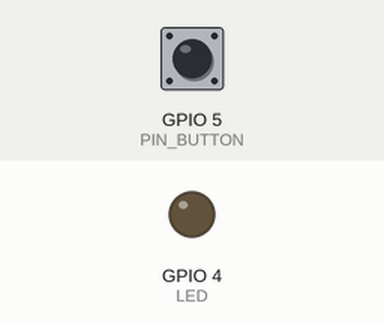
This sketch was run on a simulated ESP8266 (NodeMCU). Parts: output pins drawn as LEDs (lit = HIGH). Inputs (shaded band) come from the test bench; at power-on: GPIO 5 (PIN_BUTTON) LOW. WiFi joins after 1.5 s; servers stay silent unless stated; no MQTT or app messages arrive unless stated; what the sketch prints to the serial monitor is not drawn.

Above: at 2.7 s.
2.8 s: GPIO 5 (PIN_BUTTON) pulled HIGH for 0.15 s
At 3.7 s:
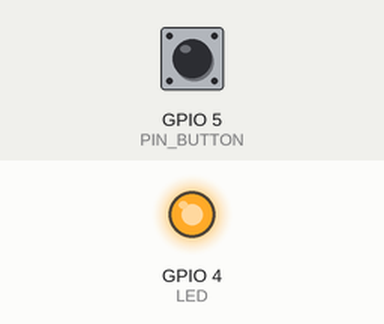
4.4 s: GPIO 5 (PIN_BUTTON) pulled HIGH for 1 s
At 6.0 s:
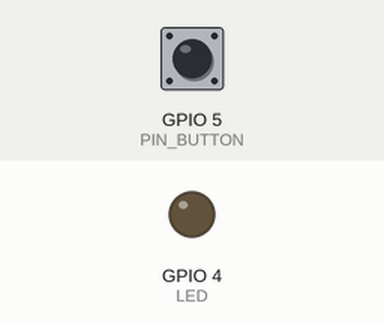
6.9 s: GPIO 5 (PIN_BUTTON) pulled HIGH for 3.2 s
At 10.7 s:
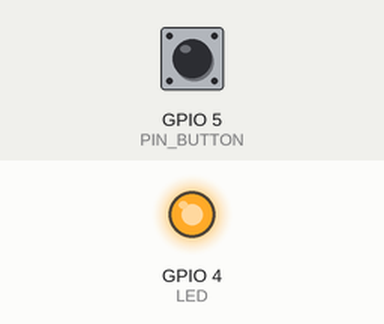
Timing chart, 0 to 12.2 s (numbered marks = the images above; inputs shaded):
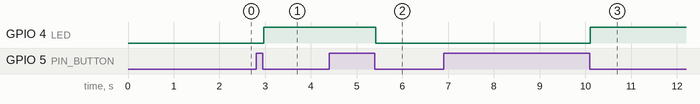

The sketch:

mqtt_lights_esp8266.ino
```cpp
#include <Arduino.h>
#include <ESP8266WiFi.h>
#include <PubSubClient.h>

//Configuración de la red Wifi y la IP de la Raspberry
const char *server = "10.3.141.1";

int port = 1883;
const char *ssid="InterHome";
const char *passwd = "interhome";

char serial_command = -1;
unsigned long previousMillis = 0;
unsigned long interval = 30000;
unsigned long intervalState = 2000;

WiFiClient wlanclient;
PubSubClient mqttClient(wlanclient);

String macAddress = WiFi.macAddress();
String clientId = "ESP-Client/" + macAddress;
String topic = "device/light/" + macAddress;
String label = "Cocina";

int LED = 4; // D2 (Estamos usando el BUILTIN, pero si es necesario cambiar)
int PIN_BUTTON = 5; //D1
int ledState = 0;
int buttonOld = 0;
int buttonNew = 0;

//Esta funcion publica el estado de la luz de este ESP
String estadoLuz(){
  int estadoLED = digitalRead(LED);
  //Si el pin está en HIGH
  if (estadoLED == LOW){
      String data = "{\"state\":\"ON\", \"MAC\":\"" + macAddress + "\"}";
      return data;
  }else if(estadoLED == HIGH){
      //Si el pin está en LOW
      String data = "{\"state\":\"OFF\", \"MAC\":\"" + macAddress + "\"}";
      return data;
  }else{
      return "{\"error\":\"Estado desconocido\"}";
  }
}

void buttonLight(){
  buttonNew = digitalRead(PIN_BUTTON);
  delay(10);
  if (buttonNew != buttonOld){
    buttonOld = buttonNew;
    if(buttonNew == LOW){
      ledState = !ledState;
      digitalWrite(LED, ledState);
    }
  }
}

//Función que lee un tópico dce luces y prende o apaga dependiendo del mensaje
void mqttCallback(char *topic, byte *payload, unsigned int length) {
  String estado = "";
  for (int i = 0; i < length; i++) {
    estado += (char)payload[i];
  }
  if (estado == "OFF"){
    digitalWrite(LED, LOW);
  } else {
    digitalWrite(LED, HIGH);
  }
}


void setup() {
  Serial.begin (115200);
  pinMode(PIN_BUTTON, INPUT); // Configura el pin del pulsador como entrada
  pinMode(LED, OUTPUT); // Configura el pin del LED como salida
  digitalWrite(LED,ledState);

  WiFi.begin(ssid,passwd);
  Serial.print ("Connecting to AP");
  while(WiFi.status()!=WL_CONNECTED) {
    Serial.print(".");
    delay(100);
  }
  Serial.println();
  Serial.println ("Connected to WiFi AP, Got an IP address :");
  Serial.println (WiFi.localIP());
  String lastWillTopic = "device/disconnected";
  String lastWillMessage = "{\"MAC\":\"" + macAddress + "\"}";
  mqttClient.setServer (server, port);

  //Realizar conexión al MQTT Broker
  if (mqttClient.connect(clientId.c_str(), NULL, NULL, lastWillTopic.c_str(), 1, true, lastWillMessage.c_str())) {
    Serial.println ("Connected to MQTT Broker");
    // Publica el tipo de dispositivo al broker MQTT
    String payload = "{\"type\":\"light\", \"MAC\":\"" + macAddress + "\"}"; // Asegúrate de cambiar "light" al tipo de dispositivo correcto
    mqttClient.publish("device/connected", payload.c_str());
  } else {
    Serial.println("MQTT Broker connection failed");
    Serial.println (mqttClient.state());
    delay(200);
  }
  mqttClient.subscribe(topic.c_str());
  mqttClient.setCallback(mqttCallback);
}


void loop() {
  buttonLight();
  String data = estadoLuz();
  // Convierto la cadena de caracteres a un array de caracteres.
  char dataChar[data.length() + 1];
  data.toCharArray(dataChar, sizeof(dataChar));

  unsigned long currentMillis = millis();
  if(currentMillis - previousMillis >= intervalState){
    previousMillis = currentMillis;
    mqttClient.publish("device/light/state", dataChar);
  }
  printWifiStatus();
  //verificar si no hay conexión con el broker, si es así reconectarse:
   if(!mqttClient.connected()) {
      reconnect();
  }
  mqttClient.loop();
}


void reconnect() {

  while (!mqttClient.connected()) {
    Serial.println("Trying to connect to the MQTT broker...");

    if(mqttClient.connect(clientId.c_str(), NULL, NULL)) {
      Serial.println ("Connected to MQTT Broker");
      // Publica el tipo de dispositivo al broker MQTT
      String payload = "{\"type\":\"light\", \"MAC\":\"" + macAddress + "\"}"; // Asegúrate de cambiar "light" al tipo de dispositivo correcto
      mqttClient.publish("device/connected", payload.c_str());
      mqttClient.subscribe(topic.c_str());
    } else {
      Serial.print("Fallo, rc=");
      Serial.println (mqttClient.state());
      Serial.println("Trying to connect each 5 seconds");
      delay(5000);
    }
    printWifiStatus();
  }
}

void printWifiStatus(){
    //print the Wi-Fi status every 30 seconds
    unsigned long currentMillis = millis();
    if (currentMillis - previousMillis >=interval){
      switch (WiFi.status()){
        case WL_NO_SSID_AVAIL:
          Serial.println("Wifi Configured SSID cannot be reached");
          break;
        case WL_CONNECTED:
          Serial.println("Connection Wifi successfully established");
          break;
        case WL_CONNECT_FAILED:
          Serial.println("Wifi Connection failed");
          break;
      }
      Serial.printf("Connection status: %d\n", WiFi.status());
      Serial.print("RRSI: ");
      Serial.println(WiFi.RSSI());
      previousMillis = currentMillis;
  }
}
```

Measured:
- after the input at 2.8 s, GPIO 4 (LED): LOW → HIGH after 0.17 s
- after the input at 4.4 s, GPIO 4 (LED): HIGH → LOW after 1.0 s
- after the input at 6.9 s, GPIO 4 (LED): LOW → HIGH after 3.2 s
